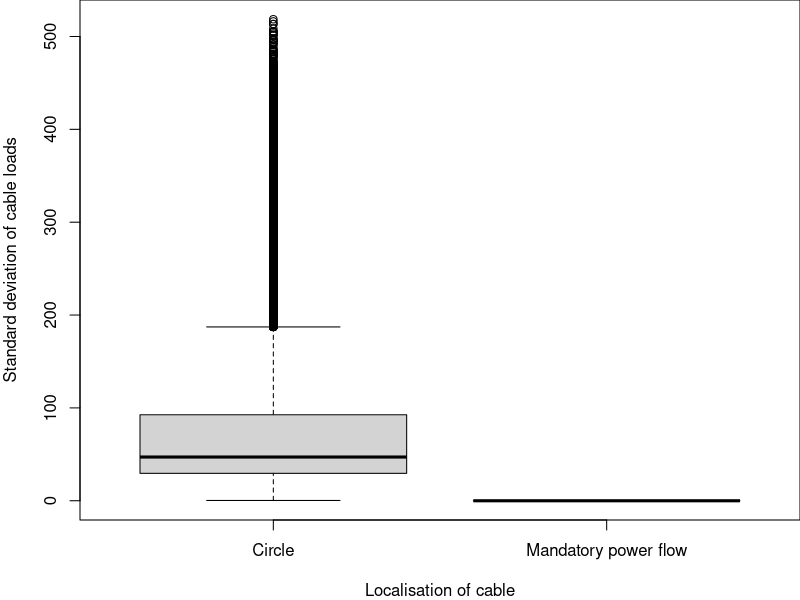

Write R code to recreate this figure.
xpData = read.csv(file="sgc-2020-impactuload-sc-ls.csv", header = TRUE)

par(mar=c(4, 4, 0, 0))

boxplot(std~category, 
        data=xpData, 
        ylab = "Standard deviation of cable loads", 
        xlab="Localisation of cable", 
        names=c("Circle", "Mandatory power flow")
)